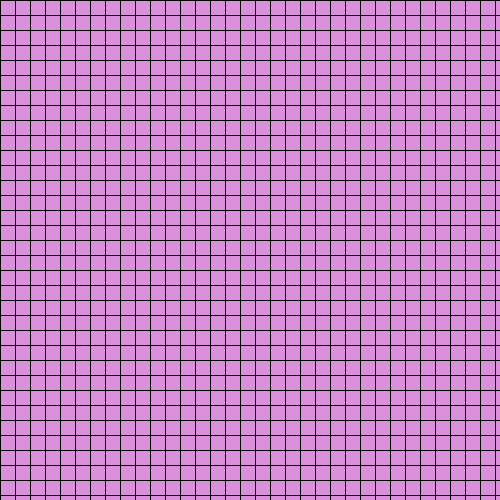
Frame 1 (no input)
Frame 60 (the mouse pressed at the canvas centre just before this capture): identical to frame 1, image omitted
Frame 120 (the mouse held since frame 60 and released just before this capture): identical to frame 1, image omitted

The Processing sketch that drew this single still picture (run headless with seeded random() and noise(); from frame 60 on, the mouse is pressed at the canvas centre):

// Processing sketch: processing_168280
// ── processing_168280.pde

int y=0;
int x=0;

void setup(){
  size(500,500);
}

void draw(){
  while(y<height){
    while(x<width){
      fill(255,0,255,75);
      rect(x,y,15,15);
      x=x+15;
    }
  y=y+15;
  x=0;
  }
}
